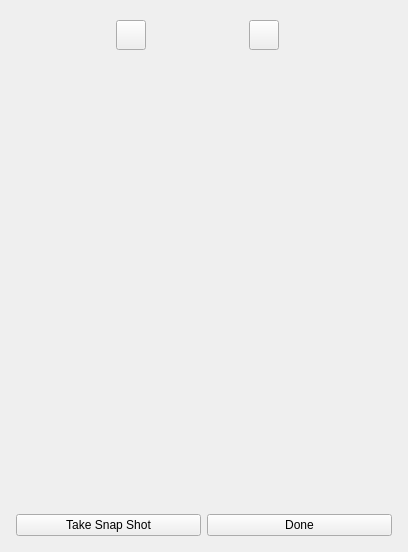
<?xml version="1.0" encoding="UTF-8"?>
<ui version="4.0">
 <class>AppletSnapshotUi</class>
 <widget class="QWidget" name="AppletSnapshotUi">
  <property name="geometry">
   <rect>
    <x>0</x>
    <y>0</y>
    <width>408</width>
    <height>552</height>
   </rect>
  </property>
  <property name="sizePolicy">
   <sizepolicy hsizetype="Expanding" vsizetype="Preferred">
    <horstretch>0</horstretch>
    <verstretch>0</verstretch>
   </sizepolicy>
  </property>
  <property name="windowTitle">
   <string>Take Snapshot</string>
  </property>
  <layout class="QVBoxLayout" name="verticalLayout">
   <item>
    <widget class="QFrame" name="frame">
     <property name="sizePolicy">
      <sizepolicy hsizetype="Expanding" vsizetype="Preferred">
       <horstretch>0</horstretch>
       <verstretch>0</verstretch>
      </sizepolicy>
     </property>
     <property name="frameShape">
      <enum>QFrame::NoFrame</enum>
     </property>
     <property name="frameShadow">
      <enum>QFrame::Raised</enum>
     </property>
     <layout class="QHBoxLayout" name="horizontalLayout_4">
      <item>
       <spacer name="horizontalSpacer_5">
        <property name="orientation">
         <enum>Qt::Horizontal</enum>
        </property>
        <property name="sizeHint" stdset="0">
         <size>
          <width>69</width>
          <height>20</height>
         </size>
        </property>
       </spacer>
      </item>
      <item>
       <widget class="VxPushButton" name="m_CamStopStartButton">
        <property name="sizePolicy">
         <sizepolicy hsizetype="Fixed" vsizetype="Fixed">
          <horstretch>0</horstretch>
          <verstretch>0</verstretch>
         </sizepolicy>
        </property>
        <property name="minimumSize">
         <size>
          <width>30</width>
          <height>30</height>
         </size>
        </property>
        <property name="maximumSize">
         <size>
          <width>30</width>
          <height>30</height>
         </size>
        </property>
        <property name="text">
         <string notr="true"/>
        </property>
       </widget>
      </item>
      <item>
       <spacer name="horizontalSpacer_6">
        <property name="orientation">
         <enum>Qt::Horizontal</enum>
        </property>
        <property name="sizeHint" stdset="0">
         <size>
          <width>69</width>
          <height>20</height>
         </size>
        </property>
       </spacer>
      </item>
      <item>
       <widget class="VxPushButton" name="m_CamFrontBackButton">
        <property name="sizePolicy">
         <sizepolicy hsizetype="Fixed" vsizetype="Fixed">
          <horstretch>0</horstretch>
          <verstretch>0</verstretch>
         </sizepolicy>
        </property>
        <property name="minimumSize">
         <size>
          <width>30</width>
          <height>30</height>
         </size>
        </property>
        <property name="maximumSize">
         <size>
          <width>30</width>
          <height>30</height>
         </size>
        </property>
        <property name="text">
         <string notr="true"/>
        </property>
       </widget>
      </item>
      <item>
       <widget class="QLabel" name="m_CamNameLabel">
        <property name="text">
         <string notr="true"/>
        </property>
       </widget>
      </item>
      <item>
       <spacer name="horizontalSpacer_7">
        <property name="orientation">
         <enum>Qt::Horizontal</enum>
        </property>
        <property name="sizeHint" stdset="0">
         <size>
          <width>69</width>
          <height>20</height>
         </size>
        </property>
       </spacer>
      </item>
     </layout>
    </widget>
   </item>
   <item>
    <spacer name="verticalSpacer">
     <property name="orientation">
      <enum>Qt::Vertical</enum>
     </property>
     <property name="sizeHint" stdset="0">
      <size>
       <width>20</width>
       <height>161</height>
      </size>
     </property>
    </spacer>
   </item>
   <item>
    <layout class="QHBoxLayout" name="horizontalLayout_2">
     <item>
      <spacer name="horizontalSpacer">
       <property name="orientation">
        <enum>Qt::Horizontal</enum>
       </property>
       <property name="sizeHint" stdset="0">
        <size>
         <width>40</width>
         <height>20</height>
        </size>
       </property>
      </spacer>
     </item>
     <item>
      <widget class="VxLabel" name="m_ImageScreen">
       <property name="sizePolicy">
        <sizepolicy hsizetype="Expanding" vsizetype="Expanding">
         <horstretch>0</horstretch>
         <verstretch>0</verstretch>
        </sizepolicy>
       </property>
       <property name="text">
        <string/>
       </property>
      </widget>
     </item>
     <item>
      <spacer name="horizontalSpacer_2">
       <property name="orientation">
        <enum>Qt::Horizontal</enum>
       </property>
       <property name="sizeHint" stdset="0">
        <size>
         <width>40</width>
         <height>20</height>
        </size>
       </property>
      </spacer>
     </item>
    </layout>
   </item>
   <item>
    <layout class="QHBoxLayout" name="horizontalLayout_3">
     <item>
      <spacer name="horizontalSpacer_3">
       <property name="orientation">
        <enum>Qt::Horizontal</enum>
       </property>
       <property name="sizeHint" stdset="0">
        <size>
         <width>40</width>
         <height>20</height>
        </size>
       </property>
      </spacer>
     </item>
     <item>
      <widget class="VxLabel" name="m_SnapshotScreen">
       <property name="sizePolicy">
        <sizepolicy hsizetype="Expanding" vsizetype="Expanding">
         <horstretch>0</horstretch>
         <verstretch>0</verstretch>
        </sizepolicy>
       </property>
       <property name="text">
        <string/>
       </property>
      </widget>
     </item>
     <item>
      <spacer name="horizontalSpacer_4">
       <property name="orientation">
        <enum>Qt::Horizontal</enum>
       </property>
       <property name="sizeHint" stdset="0">
        <size>
         <width>40</width>
         <height>20</height>
        </size>
       </property>
      </spacer>
     </item>
    </layout>
   </item>
   <item>
    <spacer name="verticalSpacer_2">
     <property name="orientation">
      <enum>Qt::Vertical</enum>
     </property>
     <property name="sizeHint" stdset="0">
      <size>
       <width>20</width>
       <height>161</height>
      </size>
     </property>
    </spacer>
   </item>
   <item>
    <layout class="QHBoxLayout" name="horizontalLayout">
     <property name="leftMargin">
      <number>5</number>
     </property>
     <property name="topMargin">
      <number>5</number>
     </property>
     <property name="rightMargin">
      <number>5</number>
     </property>
     <property name="bottomMargin">
      <number>5</number>
     </property>
     <item>
      <widget class="QPushButton" name="snapshotButton">
       <property name="text">
        <string>Take Snap Shot</string>
       </property>
      </widget>
     </item>
     <item>
      <widget class="QPushButton" name="m_DoneButton">
       <property name="text">
        <string>Done</string>
       </property>
      </widget>
     </item>
    </layout>
   </item>
  </layout>
 </widget>
 <customwidgets>
  <customwidget>
   <class>VxLabel</class>
   <extends>QLabel</extends>
   <header>VxLabel.h</header>
  </customwidget>
  <customwidget>
   <class>VxPushButton</class>
   <extends>QPushButton</extends>
   <header>VxPushButton.h</header>
  </customwidget>
 </customwidgets>
 <resources/>
 <connections/>
</ui>
